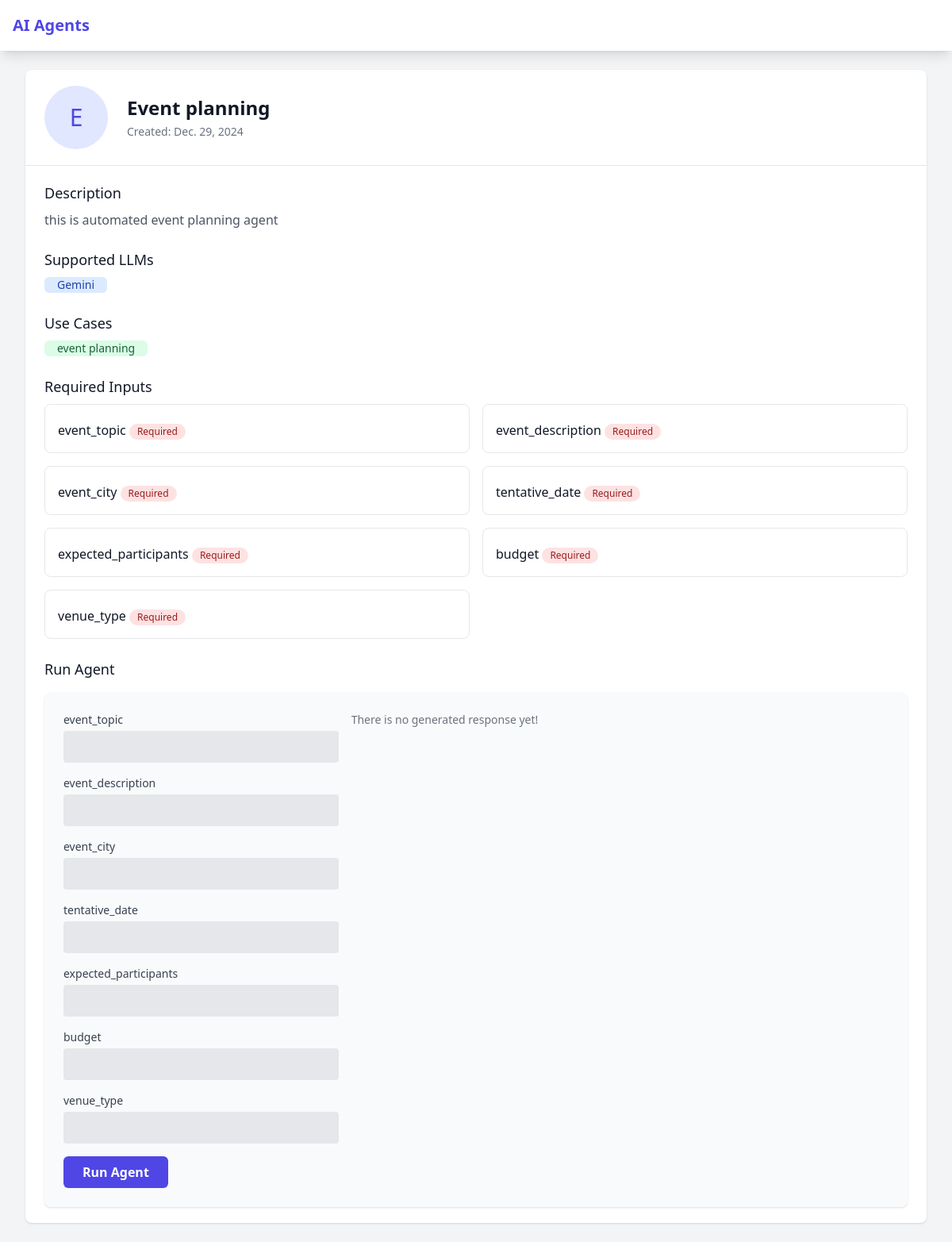
Page /agents/3/ (signed in) on the committed database.
### agents/models.py (models this page shows, shortened)
class Agent(models.Model):
    name = models.CharField(max_length=100)
    description = models.TextField()
    created_at = models.DateTimeField(auto_now_add=True)
    is_active = models.BooleanField(default=False)
    updated_at = models.DateTimeField(auto_now=True)
    uploaded_by = models.ForeignKey(get_user_model(), on_delete=models.SET_NULL, null=True, related_name='agents')
    usecases = models.ManyToManyField(Usecase, related_name='agents',blank=True)
    llms =  models.ManyToManyField(AgentLLM, related_name='agents',blank=True)
    class Meta:
        indexes = [
            models.Index(fields=['name', 'is_active']),
            models.Index(fields=['-created_at'])
        ]

class AgentLLM(models.Model):
    name = models.CharField(max_length=100)

class Usecase(models.Model):
    name = models.CharField(max_length=100)
    description = models.TextField(blank=True, null=True)

class AgentInput(models.Model):
    agent = models.ForeignKey(Agent, on_delete=models.CASCADE, related_name='inputs')
    name = models.CharField(max_length=100)
    input_type = models.CharField(max_length=50, choices=[
        ('text', 'Text'),
        ('file', 'File'),
        ('image', 'Image'),
        ('video', 'Video'),
        ('audio', 'Audio'),
    ],default='text')
    is_required = models.BooleanField(default=True)
    description = models.TextField(blank=True, null=True)
    class Meta:
        indexes = [
            models.Index(fields=['agent', 'input_type'])
        ]

### agents/views.py (the view)
# urls.py: path('agents/<int:pk>/', views.AgentDetailView.as_view(), name='agent-detail'),
class AgentDetailView(DetailView):
    model = Agent
    template_name = 'agents/agent_detail.html'
    context_object_name = 'agent'
    def get_context_data(self, **kwargs):
        context = super().get_context_data(**kwargs)
        agent = self.get_object()
        responses = (
            AgentResponse.objects
            .filter(agent=agent, user=self.request.user)
            .select_related('agent', 'user')
            .prefetch_related(
                Prefetch(
                    'response_inputs',
                    queryset=AgentResponseInput.objects.select_related('agent_input')  # Optimize nested FK
                )
            )
        )
        context['inputs'] = agent.inputs.all()
        context['responses'] = responses
        context['form'] = AgentInputForm(agent=agent)  # Add the form to the context
        return context

### agents/forms.py
class AgentInputForm(forms.Form):
    def __init__(self, *args, agent=None, **kwargs):
        super().__init__(*args, **kwargs)
        if agent:
            for agent_input in agent.inputs.all():
                field_type = forms.CharField
                if agent_input.input_type != 'text':
                    field_type = forms.FileField
                self.fields[f'input_{agent_input.id}'] = field_type(
                    label=agent_input.name,
                    required=agent_input.is_required,
                    help_text=agent_input.description
                )
                self.fields[f'input_{agent_input.id}'].widget.attrs['class'] = 'w-full bg-gray-200 appearance-none border-2 border-gray-200 rounded w-full py-2 px-4 text-gray-700 leading-tight focus:outline-none focus:bg-white focus:border-purple-500'

### templates/agents/agent_detail.html (shortened to what this page needs)
{% extends 'base.html' %}
{% block content %}
<div class="bg-white shadow overflow-hidden sm:rounded-lg">
    <div class="px-4 py-5 sm:px-6">
        <div class="flex items-center">
            <div class="w-20 h-20 rounded-full bg-indigo-100 flex items-center justify-center">
                <span class="text-3xl text-indigo-600">{{ agent.name|first }}</span>
            </div>
            <div class="ml-6">
                <h1 class="text-2xl font-bold text-gray-900">{{ agent.name }}</h1>
                <p class="mt-1 max-w-2xl text-sm text-gray-500">Created: {{ agent.created_at|date }}</p>
            </div>
        </div>
    </div>
    <div class="border-t border-gray-200 px-4 py-5 sm:px-6">
        <div class="grid grid-cols-1 gap-6">
            <div>
                <h3 class="text-lg font-medium text-gray-900">Description</h3>
                <p class="mt-2 text-gray-600">{{ agent.description }}</p>
            </div>
            <div>
                <h3 class="text-lg font-medium text-gray-900">Supported LLMs</h3>
                <div class="mt-2 flex flex-wrap gap-2">
                    {% for llm in agent.llms.all %}
                        <div class="bg-blue-100 text-blue-800 px-4  rounded-md">
                            <h4 class="text-sm font-medium">{{ llm.name }}</h4>
                        </div>
                    {% endfor %}
                </div>
            </div>
            <div>
                <h3 class="text-lg font-medium text-gray-900">Use Cases</h3>
                <div class="mt-2 flex flex-wrap gap-2">
                    {% for use_case in agent.usecases.all %}
                        <div class="bg-green-100 text-green-800 px-4  rounded-md">
                            <h4 class="text-sm font-medium">{{ use_case.name }}</h4>
                        </div>
                    {% endfor %}
                </div>
            </div>
            <div>
                <h3 class="text-lg font-medium text-gray-900">Required Inputs</h3>
                <div class="mt-2 grid grid-cols-1 gap-4 sm:grid-cols-2">
                    {% for input in inputs %}
                        <div class="border rounded-lg p-4">
                            <h4 class="font-medium text-gray-900">{{ input.name }}
                                <span class="mt-2 inline-flex items-center px-2.5 py-0.5 rounded-full text-xs font-medium {% if input.is_required %}bg-red-100 text-red-800{% else %}bg-gray-100 text-gray-800{% endif %}">
                                    {{ input.is_required|yesno:"Required,Optional" }}
                                </span>
                            </h4>
                        </div>
                    {% endfor %}
                </div>
            </div>
            <div>
                <h3 class="text-lg font-medium text-gray-900">Run Agent</h3>
                <div class="mt-4 bg-gray-50 p-6 rounded-lg shadow flex flex-wrap gap-4">
                    <form class="w-full md:w-auto md:flex-none md:basis-1/3 pr-0" method="post" action="{% url 'agent-run' agent.id %}" enctype="multipart/form-data">
                        {% for field in form %}
                        <div class="mb-4">
                            <label for="{{ field.id_for_label }}" class="block text-sm font-medium text-gray-700">
                                {{ field.label }}
                            </label>
                            <div class="mt-1">
                                {{ field }}
                            </div>
                        </div>
                        {% endfor %}
                        <div class="flex justify-start">
                            <button type="submit" class="bg-indigo-600 text-white font-bold px-6 py-2 rounded-md hover:bg-indigo-700 focus:ring focus:ring-indigo-300 focus:outline-none">
                                Run Agent
                            </button>
                        </div>
                    </form>
                    <div id="response-content" class="flex-1 overflow-auto">
                        <p class="text-sm text-gray-500">There is no generated response yet!</p>
                    </div>
                </div>
            </div>
        </div>
    </div>
</div>
{% endblock %}

### rows in the picture
Agent: name|first "E", name "Event planning", created_at "Dec. 29, 2024", description "this is automated event planning agent"
AgentLLM: name "Gemini"
Usecase: name "event planning"
AgentInput: name "event_topic", is_required "Required", label "event_topic"
AgentInput: name "event_description", is_required "Required", label "event_description"
AgentInput: name "event_city", is_required "Required", label "event_city"
AgentInput: name "tentative_date", is_required "Required", label "tentative_date"
AgentInput: name "expected_participants", is_required "Required", label "expected_participants"
AgentInput: name "budget", is_required "Required", label "budget"
AgentInput: name "venue_type", is_required "Required", label "venue_type"
